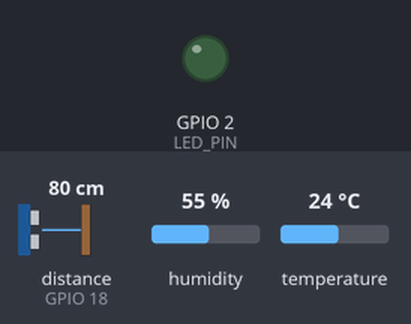
A sketch run on a simulated ESP32. Shown: output pins drawn as LEDs (lit = HIGH). Wiring (from diagram.json): ultrasonic range finder: trigger GPIO 5; echo GPIO 18. Inputs (shaded band) come from the test bench; at power-on: distance to the obstacle (sensor on GPIO 18) 80 cm, humidity 55 %, temperature 24 °C. The echo pulse lasts 58.3 µs per cm; WiFi joins after 1.5 s; servers stay silent unless stated; the local clock reads 2024-03-15 10:24:30 at power-on unless the sketch sets it; random numbers use the default seed unless the sketch sets one; no MQTT or app messages arrive unless stated; pins used as bus, display or sensor lines are not drawn; what the sketch prints to the serial monitor is not drawn.

Above: at 3.7 s.
At 5.06 s:
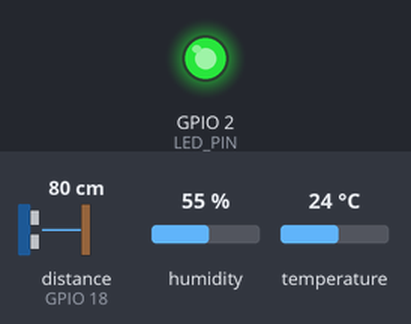
Timing chart, 0 to 9.0 s (numbered marks = the images above):
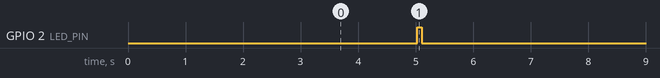

Measured:
- by itself, GPIO 2 (LED_PIN): alternates HIGH for 0.08 s and LOW for 4.9 s

The sketch:

esp32.ino
```cpp
#include <WiFi.h>
#include <PubSubClient.h>
#include <DHTesp.h>
#include <time.h>
#include <sys/time.h>

const char* WIFI_SSID = "Wokwi-GUEST";
const char* WIFI_PASSWORD = "";
const char* MQTT_SERVER = "thingsboard.cloud";
const int MQTT_PORT = 1883;
const char* TOKEN = "YOUR_THINGSBOARD_DEVICE_TOKEN";

const char* MQTT_SERVER_2 = "broker.emqx.io";
const int MQTT_PORT_2 = 1883;

const char* MQTT_TOPIC_2 =
    "ptit/iot/bai2/nhom84721/telemetry";

WiFiClient wifiClient2;
PubSubClient mqttClient2(wifiClient2);

const int DHT_PIN = 15;
const int TRIG_PIN = 5;
const int ECHO_PIN = 18;
const int LED_PIN = 2;
const unsigned long SEND_INTERVAL_MS = 5000;
WiFiClient wifiClient;
PubSubClient mqttClient(wifiClient);
DHTesp dht;

unsigned long lastSend = 0;
unsigned long sequenceNo = 0;

// ================= WIFI =================
void connectWiFi() {

Serial.print("Connecting WiFi");

WiFi.begin(WIFI_SSID, WIFI_PASSWORD, 6);
while (WiFi.status() != WL_CONNECTED) {
delay(500);
Serial.print(".");
}

Serial.println(" connected");

Serial.print("IP: ");
Serial.println(WiFi.localIP());
}

// ================= MQTT =================
void connectMQTT() {

while (!mqttClient.connected()) {

String clientId =
"ESP32-Bai1-" +
String((uint32_t)ESP.getEfuseMac(), HEX);
Serial.print("Connecting MQTT...");

if (mqttClient.connect(
clientId.c_str(),
TOKEN,
NULL)) {

Serial.println(" connected");

} else {

Serial.print(" failed, rc=");
Serial.println(mqttClient.state());

delay(2000);

}
}
}

// ================= HC-SR04 =================
float readDistanceCm() {

digitalWrite(TRIG_PIN, LOW);
delayMicroseconds(2);

digitalWrite(TRIG_PIN, HIGH);
delayMicroseconds(10);

digitalWrite(TRIG_PIN, LOW);
unsigned long duration =
pulseIn(ECHO_PIN, HIGH, 30000);
if (duration == 0) {
return NAN;
}
return duration * 0.0343 / 2.0;
}

// ================= SETUP =================
void setup() {

Serial.begin(115200);

delay(1000);

Serial.println();
Serial.println("======================");
Serial.println("ESP32 START");
Serial.println("======================");

pinMode(TRIG_PIN, OUTPUT);

pinMode(ECHO_PIN, INPUT);
pinMode(LED_PIN, OUTPUT);
dht.setup(DHT_PIN, DHTesp::DHT22);
connectWiFi();

configTime(0, 0, "pool.ntp.org");

Serial.print("Syncing time");

time_t nowTime = time(nullptr);

while (nowTime < 1700000000) {
    delay(500);
    Serial.print(".");
    nowTime = time(nullptr);
}

Serial.println(" Time synced!");

mqttClient.setServer(
MQTT_SERVER,
MQTT_PORT
);

mqttClient.setBufferSize(256);

mqttClient2.setServer(MQTT_SERVER_2, MQTT_PORT_2);
mqttClient2.setBufferSize(256);
}


void connectMQTT2() {
    if (mqttClient2.connected()) {
        return;
    }

    String clientId = "esp32-ptit-" +
                      String((uint32_t)ESP.getEfuseMac(), HEX) +
                      "-" + String(random(100000, 999999));

    Serial.println("Connecting MQTT 2...");
    Serial.print("Client ID: ");
    Serial.println(clientId);

    bool connected = mqttClient2.connect(clientId.c_str());

    if (connected) {
        Serial.println("MQTT 2 connected!");
    } else {
        Serial.print("MQTT 2 failed: ");
        Serial.println(mqttClient2.state());
    }
}


// ================= LOOP =================
void loop() {
// Kiểm tra WiFi
if (WiFi.status() != WL_CONNECTED) {
connectWiFi();
}
// Kiểm tra MQTT
if (!mqttClient.connected()) {
connectMQTT();
}

mqttClient.loop();

if (!mqttClient2.connected()) {
    connectMQTT2();
}

mqttClient2.loop();

unsigned long now = millis();
// Gửi mỗi 5 giây
if (now - lastSend < SEND_INTERVAL_MS) {
return;
}

lastSend = now;

// Đọc DHT22
TempAndHumidity data =
dht.getTempAndHumidity();

// Đọc HC-SR04
float distance =
readDistanceCm();

// Kiểm tra dữ liệu
if (!isfinite(data.temperature) ||
!isfinite(data.humidity) ||
!isfinite(distance)) {

Serial.println(
"Invalid sensor data - skip publish"
);

return;
}

sequenceNo++;

struct timeval tv;
gettimeofday(&tv, nullptr);

unsigned long long timestamp_ms =
    (unsigned long long)tv.tv_sec * 1000ULL +
    tv.tv_usec / 1000ULL;

// Tạo JSON
char payload[256];

snprintf(
    payload,
    sizeof(payload),
    "{\"temperature\":%.2f,"
    "\"humidity\":%.2f,"
    "\"distance_cm\":%.2f,"
    "\"rssi\":%d,"
    "\"sequence\":%lu,"
    "\"uptime_s\":%lu,"
    "\"timestamp_ms\":%llu}",

    data.temperature,
    data.humidity,
    distance,
    WiFi.RSSI(),
    sequenceNo,
    millis() / 1000,
    timestamp_ms
);

// Gửi ThingsBoard
bool ok =
mqttClient.publish(
"v1/devices/me/telemetry",
payload
);

bool ok2 = mqttClient2.publish(
    MQTT_TOPIC_2,
    payload
);

Serial.print("Publish MQTT 2: ");
Serial.println(ok2 ? "OK" : "FAILED");

Serial.print("DATA: ");
Serial.println(payload);

Serial.print("PUBLISH: ");
Serial.println(ok ? "OK" : "FAILED");

// Nháy LED
digitalWrite(LED_PIN, HIGH);
delay(80);
digitalWrite(LED_PIN, LOW);
}

// BDVUW_gMhwX_ATlySjjtsqabSlJBiJVfP_j3qwtCrFnPyf10iNTyfmKHQJIKKCphfY66lkOsEe58WKb3mpS8Fg==
// YzCr_iq-HXOS6m1GqUPpSNhMhJrbe_gNi9ED1q3C7Go7gFGSJ-hhk6fzFIrt7v8IT_gtyS0ilC7nN8hH6-m_Fw==
```
